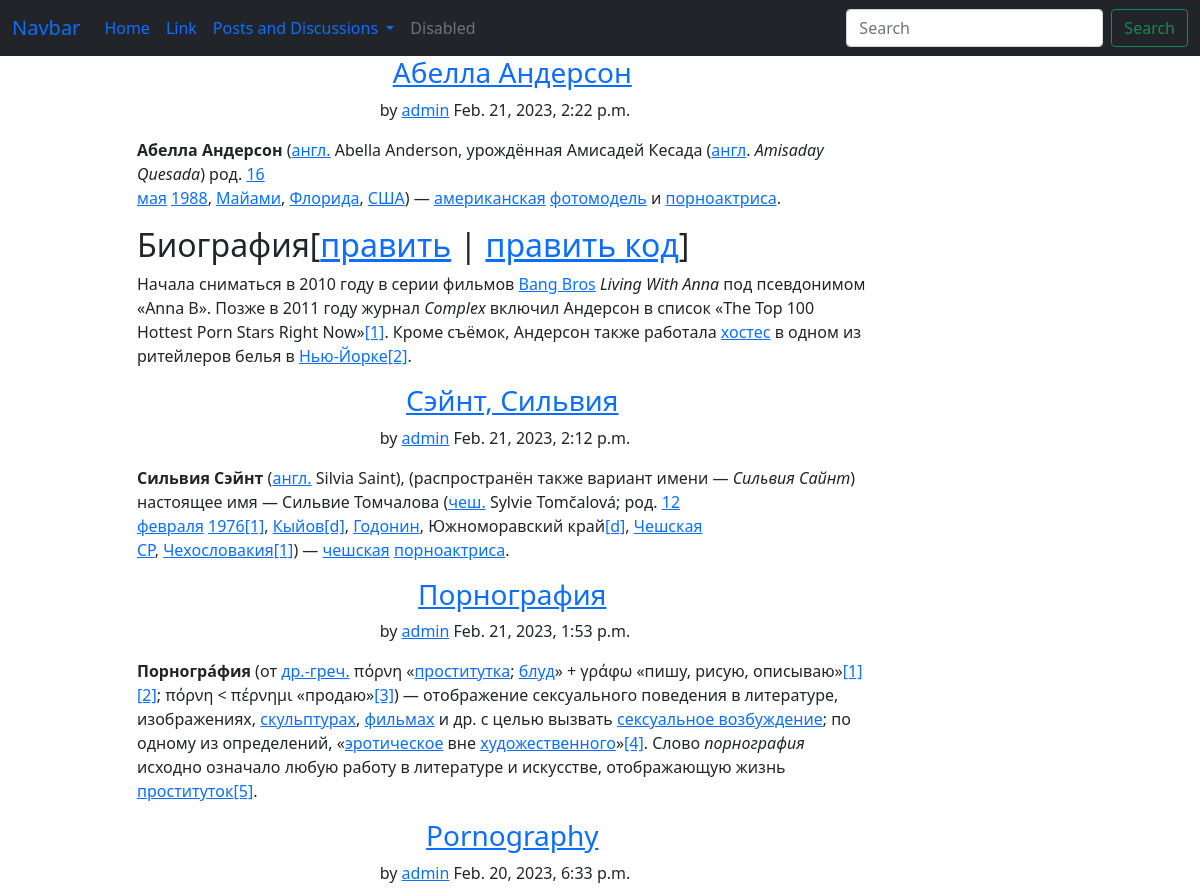
/posts/user/ (upper part), run on an earlier commit of the app's database.
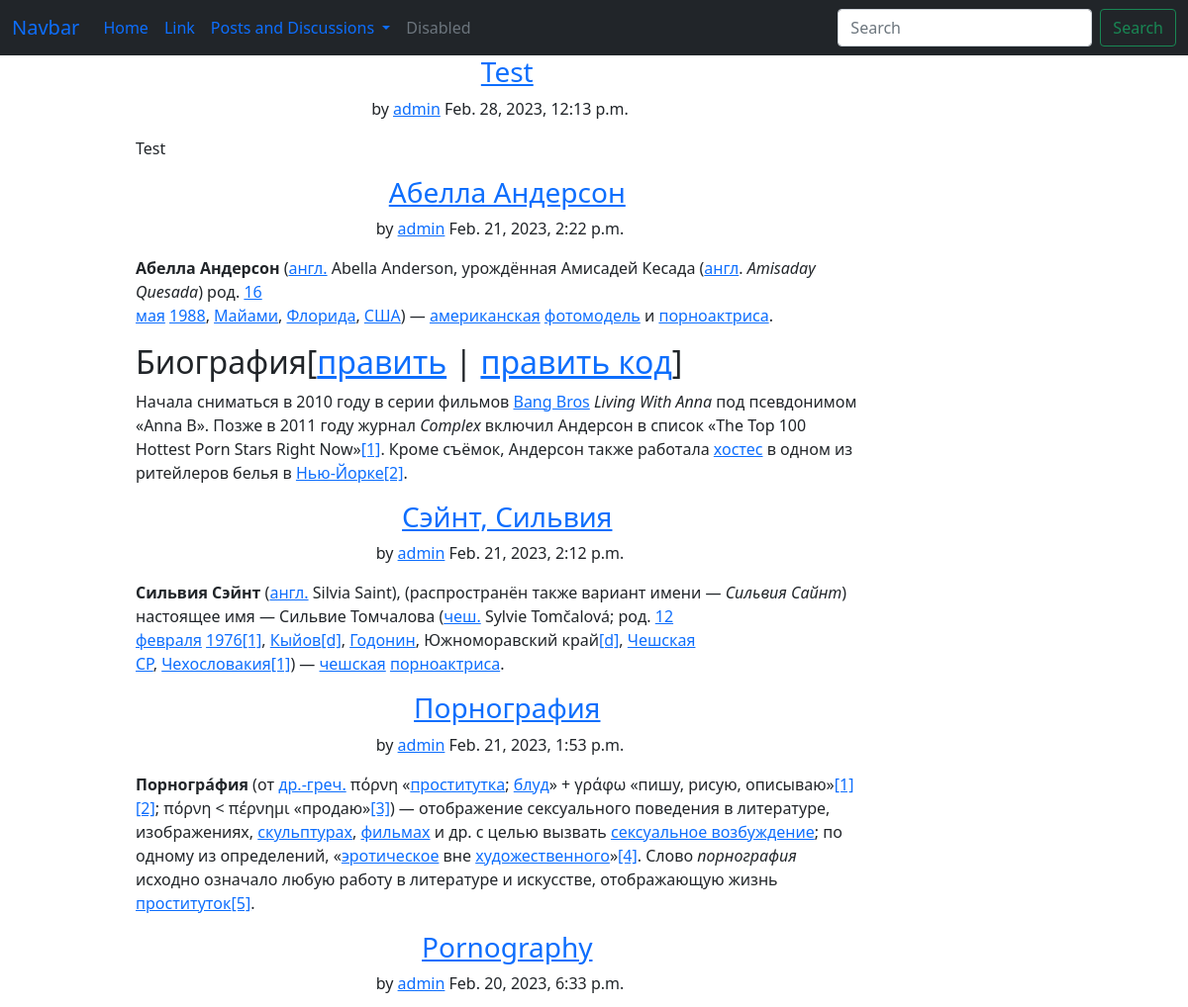
And on a later commit of the database.
### blog/models.py (models this page shows, shortened)
class Post(models.Model):
    class Meta:
        verbose_name = "Create a post"
        verbose_name_plural = "Create posts"
    title = models.CharField(max_length=200, db_index=True)
    content = RichTextField(max_length=4000, blank=True, null=True)
    date_created = models.DateTimeField(default=timezone.now)
    date_updated = models.DateTimeField(auto_now=True)
    author = models.ForeignKey(settings.AUTH_USER_MODEL, on_delete=models.CASCADE)
    slug = models.SlugField(max_length=50)
    liked_users = models.ManyToManyField(settings.AUTH_USER_MODEL, related_name="liked_posts", blank=True)
    saved_users = models.ManyToManyField(settings.AUTH_USER_MODEL, related_name="saved_posts", blank=True)
    """
    def save(self, *args, **kwargs) -> None:
        self.slug = slugify(self.title)
        return super().save(*args, **kwargs)
    """

### blog/views.py (the view)
# urls.py: path("posts/user/", UserPostListView.as_view(), name="all-user-posts"),
class UserPostListView(ListView):
    model = Post
    template_name = "blog/user_posts.html"
    context_object_name = "blog_post_user_list"
    def get_queryset(self) -> QuerySet[Any]:
        username = self.kwargs.get("username")
        query = Post.objects.order_by("-date_created")
        if username:
            user = get_object_or_404(get_user_model(), username=self.kwargs.get("username"))
            query = query.filter(author=user)
        return query
    def get_context_data(self, **kwargs):
        context = super().get_context_data(**kwargs)
        context["username"] = self.kwargs.get("username")
        return context

### blog/templates/blog/user_posts.html (shortened to what this page needs)
{% extends 'blog/base.html' %}
{% block content_blog %}
<div class="row">
    <div class="col-lg-10 col-xl-8 offset-lg-1 offset-x1-2">
        {% for post in blog_post_user_list %}
        <div class="intro">
            <h3 class="text-center" data-bss-hover-animate="pulse">&nbsp;
                <a href="{% url 'post-detail' post.id %}">
                    {{post.title}}
                </a>
            </h3>
            <p class="text-center">
                <span class="by">by</span>
                <a href="#">{{post.author}}</a>
                <span class="date">{{post.date_created}}</span>
            </p>
        </div>
        <div class="text">
            <p>
                {{post.content|safe}}
            </p>
        </div>
        {% empty %}
        <h2>User {{username}} has no posts</h2>
        {% endfor %}
    </div>
</div>
{% endblock content_blog %}

What changed in the data, as far as the page shows it:
added Post: title "Test", author "admin", date_created "Feb. 28, 2023, 12:13 p.m.", content "Test"
